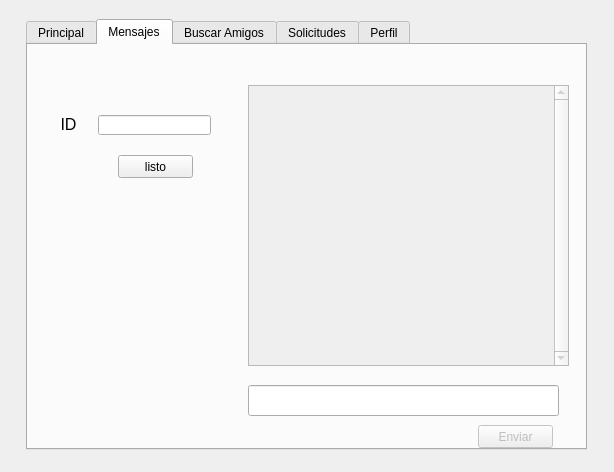
<?xml version="1.0" encoding="UTF-8"?>
<ui version="4.0">
 <class>Interfas</class>
 <widget class="QDialog" name="Interfas">
  <property name="geometry">
   <rect>
    <x>0</x>
    <y>0</y>
    <width>614</width>
    <height>472</height>
   </rect>
  </property>
  <property name="windowTitle">
   <string>Dialog</string>
  </property>
  <widget class="QTabWidget" name="tabWidget">
   <property name="geometry">
    <rect>
     <x>26</x>
     <y>19</y>
     <width>561</width>
     <height>431</height>
    </rect>
   </property>
   <property name="currentIndex">
    <number>1</number>
   </property>
   <widget class="QWidget" name="tab_3">
    <attribute name="title">
     <string>Principal</string>
    </attribute>
    <widget class="QLineEdit" name="tbxNPublic">
     <property name="geometry">
      <rect>
       <x>10</x>
       <y>10</y>
       <width>431</width>
       <height>41</height>
      </rect>
     </property>
    </widget>
    <widget class="QPushButton" name="btnPublic">
     <property name="geometry">
      <rect>
       <x>460</x>
       <y>10</y>
       <width>75</width>
       <height>41</height>
      </rect>
     </property>
     <property name="font">
      <font>
       <family>Arial</family>
       <pointsize>12</pointsize>
       <weight>75</weight>
       <bold>true</bold>
      </font>
     </property>
     <property name="text">
      <string>Publicar</string>
     </property>
    </widget>
    <widget class="QTextEdit" name="tbxPublic">
     <property name="geometry">
      <rect>
       <x>10</x>
       <y>80</y>
       <width>531</width>
       <height>311</height>
      </rect>
     </property>
     <property name="verticalScrollBarPolicy">
      <enum>Qt::ScrollBarAlwaysOn</enum>
     </property>
    </widget>
   </widget>
   <widget class="QWidget" name="tab_4">
    <attribute name="title">
     <string>Mensajes</string>
    </attribute>
    <widget class="QTextEdit" name="tbxMsj">
     <property name="enabled">
      <bool>false</bool>
     </property>
     <property name="geometry">
      <rect>
       <x>220</x>
       <y>40</y>
       <width>321</width>
       <height>281</height>
      </rect>
     </property>
     <property name="layoutDirection">
      <enum>Qt::LeftToRight</enum>
     </property>
     <property name="verticalScrollBarPolicy">
      <enum>Qt::ScrollBarAlwaysOn</enum>
     </property>
    </widget>
    <widget class="QLineEdit" name="tbxNMs">
     <property name="geometry">
      <rect>
       <x>220</x>
       <y>340</y>
       <width>311</width>
       <height>31</height>
      </rect>
     </property>
    </widget>
    <widget class="QPushButton" name="btnEnviar">
     <property name="enabled">
      <bool>false</bool>
     </property>
     <property name="geometry">
      <rect>
       <x>450</x>
       <y>380</y>
       <width>75</width>
       <height>23</height>
      </rect>
     </property>
     <property name="text">
      <string>Enviar</string>
     </property>
    </widget>
    <widget class="QLabel" name="label_5">
     <property name="geometry">
      <rect>
       <x>20</x>
       <y>70</y>
       <width>41</width>
       <height>16</height>
      </rect>
     </property>
     <property name="text">
      <string>&lt;html&gt;&lt;head/&gt;&lt;body&gt;&lt;p align=&quot;center&quot;&gt;&lt;span style=&quot; font-size:12pt;&quot;&gt;ID&lt;/span&gt;&lt;/p&gt;&lt;/body&gt;&lt;/html&gt;</string>
     </property>
    </widget>
    <widget class="QLineEdit" name="tbxIDF">
     <property name="geometry">
      <rect>
       <x>70</x>
       <y>70</y>
       <width>113</width>
       <height>20</height>
      </rect>
     </property>
    </widget>
    <widget class="QPushButton" name="btnVchat">
     <property name="geometry">
      <rect>
       <x>90</x>
       <y>110</y>
       <width>75</width>
       <height>23</height>
      </rect>
     </property>
     <property name="text">
      <string>listo</string>
     </property>
    </widget>
    <widget class="QLabel" name="lblNameF">
     <property name="geometry">
      <rect>
       <x>230</x>
       <y>10</y>
       <width>61</width>
       <height>16</height>
      </rect>
     </property>
     <property name="text">
      <string>&lt;html&gt;&lt;head/&gt;&lt;body&gt;&lt;p align=&quot;center&quot;&gt;&lt;br/&gt;&lt;/p&gt;&lt;/body&gt;&lt;/html&gt;</string>
     </property>
    </widget>
   </widget>
   <widget class="QWidget" name="tab_5">
    <attribute name="title">
     <string>Buscar Amigos</string>
    </attribute>
    <widget class="QLineEdit" name="lineEdit_7">
     <property name="geometry">
      <rect>
       <x>10</x>
       <y>10</y>
       <width>441</width>
       <height>31</height>
      </rect>
     </property>
    </widget>
    <widget class="QPushButton" name="pushButton_3">
     <property name="geometry">
      <rect>
       <x>470</x>
       <y>10</y>
       <width>75</width>
       <height>31</height>
      </rect>
     </property>
     <property name="text">
      <string>Buscar</string>
     </property>
    </widget>
   </widget>
   <widget class="QWidget" name="tab_6">
    <attribute name="title">
     <string>Solicitudes</string>
    </attribute>
   </widget>
   <widget class="QWidget" name="tab_7">
    <attribute name="title">
     <string>Perfil</string>
    </attribute>
    <widget class="QLabel" name="label">
     <property name="geometry">
      <rect>
       <x>30</x>
       <y>20</y>
       <width>61</width>
       <height>21</height>
      </rect>
     </property>
     <property name="text">
      <string>&lt;html&gt;&lt;head/&gt;&lt;body&gt;&lt;p align=&quot;center&quot;&gt;&lt;span style=&quot; font-size:12pt;&quot;&gt;Nombre&lt;/span&gt;&lt;/p&gt;&lt;/body&gt;&lt;/html&gt;</string>
     </property>
    </widget>
    <widget class="QLabel" name="label_2">
     <property name="geometry">
      <rect>
       <x>30</x>
       <y>60</y>
       <width>61</width>
       <height>21</height>
      </rect>
     </property>
     <property name="text">
      <string>&lt;html&gt;&lt;head/&gt;&lt;body&gt;&lt;p align=&quot;center&quot;&gt;&lt;span style=&quot; font-size:12pt;&quot;&gt;Mail&lt;/span&gt;&lt;/p&gt;&lt;/body&gt;&lt;/html&gt;</string>
     </property>
    </widget>
    <widget class="QLabel" name="label_3">
     <property name="geometry">
      <rect>
       <x>50</x>
       <y>100</y>
       <width>41</width>
       <height>16</height>
      </rect>
     </property>
     <property name="text">
      <string>&lt;html&gt;&lt;head/&gt;&lt;body&gt;&lt;p align=&quot;center&quot;&gt;&lt;span style=&quot; font-size:12pt;&quot;&gt;ID&lt;/span&gt;&lt;/p&gt;&lt;/body&gt;&lt;/html&gt;</string>
     </property>
    </widget>
    <widget class="QLabel" name="label_4">
     <property name="geometry">
      <rect>
       <x>6</x>
       <y>140</y>
       <width>81</width>
       <height>20</height>
      </rect>
     </property>
     <property name="text">
      <string>&lt;html&gt;&lt;head/&gt;&lt;body&gt;&lt;p align=&quot;center&quot;&gt;&lt;span style=&quot; font-size:12pt;&quot;&gt;Date&lt;/span&gt;&lt;/p&gt;&lt;/body&gt;&lt;/html&gt;</string>
     </property>
    </widget>
    <widget class="QLineEdit" name="tbxName">
     <property name="enabled">
      <bool>false</bool>
     </property>
     <property name="geometry">
      <rect>
       <x>120</x>
       <y>20</y>
       <width>113</width>
       <height>20</height>
      </rect>
     </property>
    </widget>
    <widget class="QLineEdit" name="tbxMail">
     <property name="enabled">
      <bool>false</bool>
     </property>
     <property name="geometry">
      <rect>
       <x>120</x>
       <y>60</y>
       <width>113</width>
       <height>20</height>
      </rect>
     </property>
    </widget>
    <widget class="QLineEdit" name="tbxID">
     <property name="enabled">
      <bool>false</bool>
     </property>
     <property name="geometry">
      <rect>
       <x>120</x>
       <y>100</y>
       <width>113</width>
       <height>20</height>
      </rect>
     </property>
    </widget>
    <widget class="QLineEdit" name="tbxDate">
     <property name="enabled">
      <bool>false</bool>
     </property>
     <property name="geometry">
      <rect>
       <x>120</x>
       <y>140</y>
       <width>113</width>
       <height>20</height>
      </rect>
     </property>
    </widget>
   </widget>
  </widget>
 </widget>
 <resources/>
 <connections/>
</ui>
